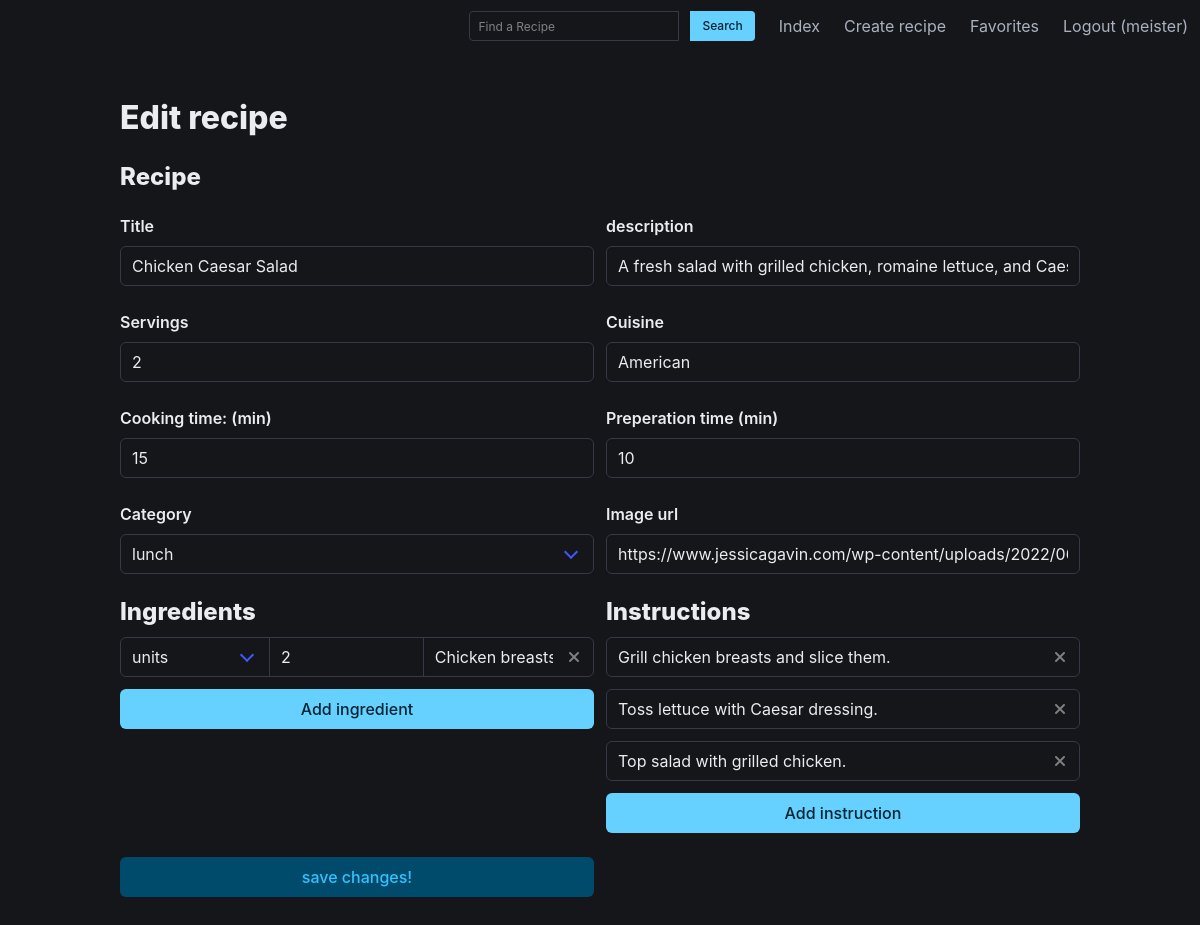
The page /recipe/2/edit (signed in) on the database as committed earlier.
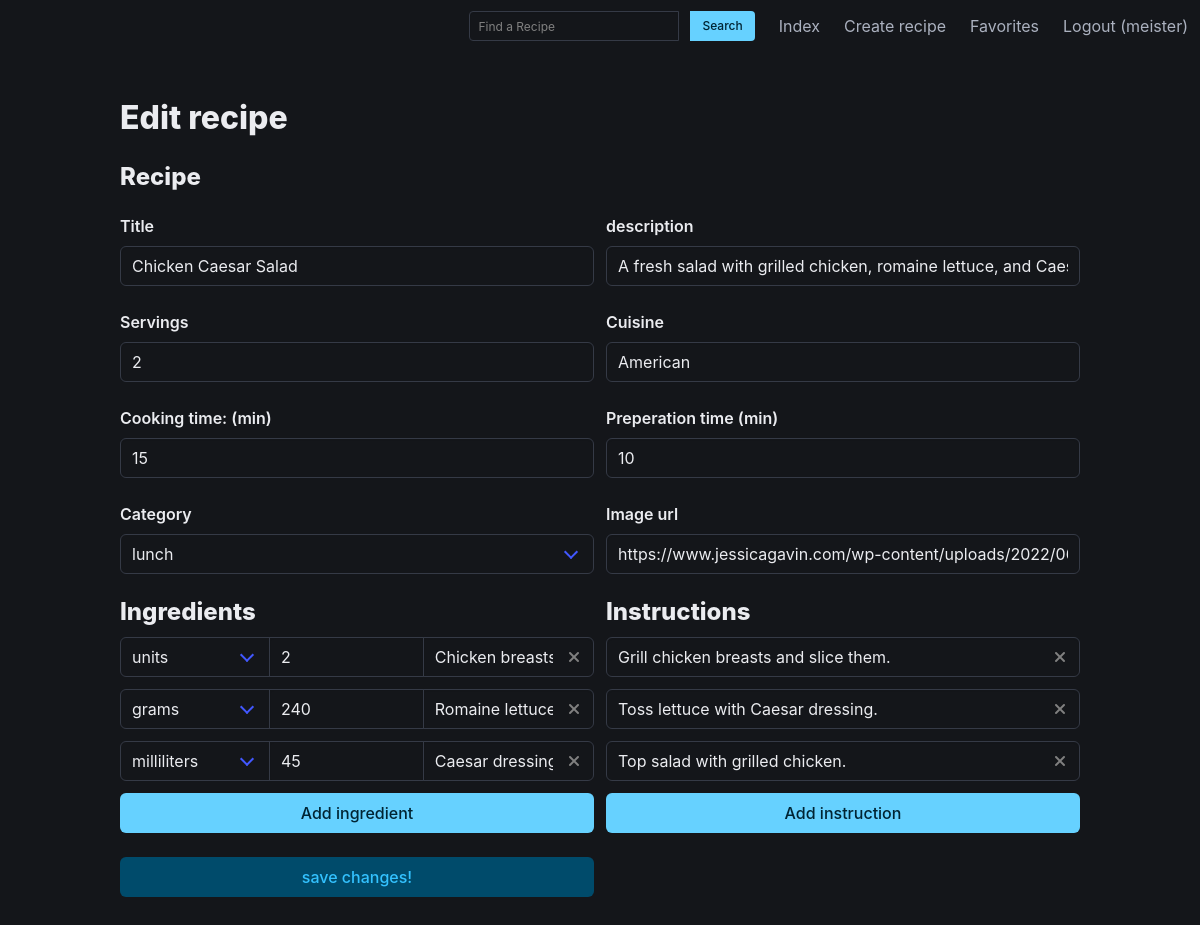
The same page on the database as committed later.
### recipes/models.py (models this page shows, shortened)
class Recipe(models.Model):
    creator = models.ForeignKey(User, on_delete=models.CASCADE)
    title = models.CharField(max_length=50)
    description = models.CharField(max_length=100)
    servings = models.IntegerField()
    cuisine = models.CharField(max_length=30)
    cooking_time = models.IntegerField()
    preperation_time = models.IntegerField()
    category = models.CharField(max_length=30)
    image_url = models.CharField(max_length=255)

class Ingredient(models.Model):
    recipe = models.ForeignKey(Recipe, on_delete=models.CASCADE)
    unit = models.CharField(max_length=15)
    amount = models.IntegerField()
    ingredient = models.CharField(max_length=100)

class Instruction(models.Model):
    recipe = models.ForeignKey(Recipe, on_delete=models.CASCADE)
    instruction_number = models.IntegerField()
    instruction = models.TextField()

### recipes/views.py (the view, shortened to what this page needs)
# urls.py: path("recipe/<int:recipe_id>/edit", views.editRecipe, name="editrecipe"),
def editRecipe(request, recipe_id):
    recipe = Recipe.objects.get(pk=recipe_id)
    if request.user == recipe.creator:
        ingredients = Ingredient.objects.filter(recipe=recipe)
        instructions = Instruction.objects.filter(recipe=recipe)
        return render(request, "recipes/new_recipe.html", {
            "action": "edit",
            "recipe": recipe,
            "ingredients": ingredients,
            "instructions": instructions
        })
    else:
        return HttpResponseRedirect(reverse("index"))

### recipes/templates/recipes/new_recipe.html (shortened to what this page needs)
{% extends 'recipes/layout.html' %}
{% load static %}
{% block body %}
<div class="container">
    {% if action == "edit" %}
    <h1 class="title is-3">Edit recipe</h1>
    {% else %}
    <h1 class="title is-3">Create a new recipe</h1>
    {% endif %}
    {% if action == "edit" %}
    <form action="{% url 'editrecipe' recipe.id %}" method="post">
        {% else %}
        <form action="{% url 'newrecipe' %}" method="post">
            {% endif %}
            <h2 class="title is-4">Recipe</h2>
            <div class="fixed-grid has-1-cols-mobile has-2-cols-desktop">
                <div class="grid">
                    <div class="field">
                        <div class="label">Title</div>
                        <input class="input" type="text" name="title" aria-label="title" placeholder="title" required autofocus autocapitalize="on" autocomplete="off" value="{{ recipe.title }}">
                    </div>
                    <div class="field">
                        <div class="label">description</div>
                        <input autocomplete="off" class="input" type="text" name="description" aria-label="description" placeholder="description" required" value="{{ recipe.description }}">
                    </div>
                    <div class="field">
                        <div class="label">Servings</div>
                        <input autocomplete="off" class="input" type="number" min="0" name="servings" aria-label="servings" placeholder="servings" required" value="{{ recipe.servings }}">
                    </div>
                    <div class="field">
                        <div class="label">Cuisine</div>
                        <input autocomplete="off" class="input" type="text" name="cuisine" aria-label="cuisine" placeholder="cuisine" list="cuisine" required" value="{{ recipe.cuisine }}">
                    </div>
                    <div class="field">
                        <div class="label">Cooking time: (min)</div>
                        <input autocomplete="off" class="input" type="number" name="cooking-time" aria-label="cooking-time" placeholder="cooking time (minutes)" required min="0" value="{{ recipe.cooking_time }}">
                    </div>
                    <div class="field">
                        <div class="label">Preperation time (min)</div>
                        <input autocomplete="off" class="input" type="number" name="preperation-time" aria-label="preperation-time" placeholder="preperation time (minutes)" required min="0" value="{{ recipe.preperation_time }}">
                    </div>
                    <div class="field">
                        <div class="label">Category</div>
                        <div class="select is-expanded wide">
                            <select name="category" class="wide" value="{{ recipe.category }}">
                                {% if action != "edit" %}
                                <option selected disabled> -- Please select a category -- </option>
                                {% else %}
                                <option selected value="{{ recipe.category }}">{{ recipe.category }}</option>
                                {% endif %}
                            </select>
                        </div>
                    </div>
                    <div class="field">
                        <div class="label">Image url</div>
                        <input autocomplete="off" class="input" type="text" name="image-url" aria-label="image url" placeholder="image url" require value="{{ recipe.image_url }}">
                    </div>
                    <div class="field">
                        <h2 class="title is-4">Ingredients</h2>
                        <div class="field" id="ingredient-list">
                            {% for ingredient in ingredients %}
                            <div class="field has-addons ingredient-model ingredient-group">
                                <div class="control">
                                    <div class="select">
                                        <select name="unit[0]" value="{{ ingredient.unit }}">
                                            {% if action == "edit" %}
                                            <option value="{{ ingredient.unit }}">{{ ingredient.unit }}</option>
                                            {% endif %}
                                        </select>
                                    </div>
                                </div>
                                <div class="control">
                                    <input autocomplete="off" type="number" class="input" name="amount[0]" aria-label="Amount" placeholder="Amount" min="0" required value="{{ ingredient.amount }}">
                                </div>
                                <div class="control has-icons-right">
                                    <input autocomplete="off" type="text" class="input" name="ingredient[0]" aria-label="Ingredient" placeholder="Ingredient" required value="{{ ingredient.ingredient }}">
                                    <span class="icon is-small is-right destroy">
                                        <i class="fa-sharp fa-solid fa-xmark"></i>
                                    </span>
                                </div>
                            </div>
                            {% endfor %}
                        </div>
                        <button class="button is-info" id="new-ingredient">Add ingredient</button>
                    </div>
                    <div class="field">
                        <h2 class="title is-4">Instructions</h2>
                        <div class="field" id="instruction-list">
                            {% for instruction in instructions %}
                            <div class="field control has-icons-right drag-and-drop has-addons instruction-model" draggable="true">
                                <div class="control has-icons-right is-expanded">
                                    <input autocomplete="off" class="input" type="text" name="instruction[0]" aria-label="instruction" placeholder="Instruction" required value="{{ instruction.instruction }}">
                                    <span class="icon is-small is-right destroy">
                                        <i class="fa-sharp fa-solid fa-xmark"></i>
                                </div>
                            </div>
                            {% endfor %}
                        </div>
                        <div class=" field">
                            <button class=" button is-info" id="new-instruction">Add instruction</button>
                        </div>
                    </div>
                    <div class="field">
                        {% if action == "edit" %}
                        <button class=" button is-info is-dark">save changes!</button>
                        {% else %}
                        <button class=" button is-info is-dark">Create new recipe!</button>
                        {% endif %}
                    </div>
                </div>
            </div>
        </form>
</div>
{% endblock %}

### recipes/templates/recipes/layout.html (shortened to what this page needs)
{% load static %}
<!DOCTYPE html>
<html lang="en" data-theme="dark">
<head>
    <link rel="stylesheet" href="https://cdn.jsdelivr.net/npm/bulma@1.0.1/css/bulma.min.css">
    <link rel="stylesheet" href="{% static 'recipes/style/style.css' %}">
    <link rel="stylesheet" href="https://cdnjs.cloudflare.com/ajax/libs/font-awesome/6.6.0/css/all.min.css" />
</head>
<body>
    <nav class="navbar" aria-label="main navigation">
        <div class="navbar-menu" id="nav-items">
            <div class="navbar-end">
                <form action="{% url 'search' %}" method="get">
                    <div class="field has-addons navbar-item" id="search">
                        <div class="control">
                            <input class="input is-small" type="text" placeholder="Find a Recipe" name="q">
                        </div>
                        <div class="control">
                            <button class="button is-info is-small">
                                Search
                            </button>
                        </div>
                </form>
            </div>
            <a class="navbar-item" href="{% url 'index' %}">Index</a>
            {% if user.is_authenticated %}
            <a class="navbar-item" href="{% url 'newrecipe' %}">Create recipe</a>
            <a class="navbar-item" href="{% url 'favorites' %}">Favorites</a>
            <a class="navbar-item" href="{% url 'logout' %}">Logout ({{ user }})</a>
            {% else %}
            <a class="navbar-item" href="{% url 'login' %}">Login</a>
            <a class="navbar-item" href="{% url 'register' %}">Register</a>
            {% endif %}
        </div>
    </nav>
    <div class="content margin-horizontal">
        {% block body %}
        {% endblock %}
    </div>
</body>
</html>

### recipes/static/recipes/style/style.css (style rules this page uses)
.field input::placeholder { color: rgb(128, 128, 128); opacity: 1; }
.margin-horizontal { margin: 3em 0; }
span.icon.is-small.is-right.destroy { z-index: 100; padding: 1em; pointer-events: all; cursor: pointer; }
.control.has-icons-right .icon { color: rgb(128,128,128); }
#search { height: 100%; }
.wide { width: 100%; }
button { width:100% }

Rows that differ between the two databases and show on the page:
added Ingredient: unit "grams", amount "240", ingredient "Romaine lettuce"
added Ingredient: unit "milliliters", amount "45", ingredient "Caesar dressing"
